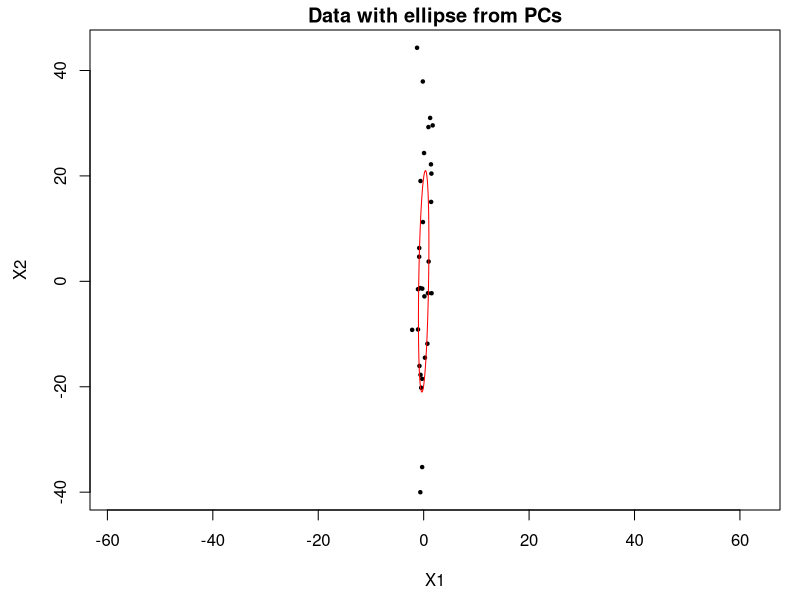

This chart was generated by the following R code:
# Demonstration of PCA in R
# A.B.
library(MASS)

# Normally we begin by reading in a dataset
# For this example we'll generate one
n=30; p=5;

Lambda = diag( c(5,3,2,1,0.75)  )
vec1 = c(1,1,0,0,0)/sqrt(2)
vec2 = c(1,-1,0,0,0)/sqrt(2)
vec3 = c(0,0,1,0,0)
vec4 = c(0,0,0,1,1)/sqrt(2)
vec5 = c(0,0,0,1,-1)/sqrt(2)
V_mat = cbind(vec1,vec2,vec3,vec4,vec5)
Sigma = t(V_mat) %*% Lambda %*% V_mat


# generate data
X = mvrnorm( n, mu=rep(0,p), Sigma = Sigma )
colnames(X) = paste0( 'X', 1:5 )
rownames(X) = as.character(1:n)

X_pca = princomp(X)
print(X_pca$loadings, covmat=TRUE, cutoff = 0)
pca_loadings = X_pca$loadings
loadings_mat = pca_loadings[]

# Large std. dev problem
n=30
set.seed(5)
# generate data
X1 = rnorm(n,sd=1)
X2 = rnorm(n,sd=20)
# look at sample sd
c( sd(X1), sd(X2) ) # factor of 20

X = cbind(X1,X2)
X_pca = princomp(X)
 # pca essentially selects the original coordinates
print(X_pca$loadings,cutoff = 0)

# lets look at ellipse
cov_inv = solve(cov(X))
ellispe_function = function(x,y){
  sqrt(cov_inv[1,1]*x^2 + 2 * cov_inv[1,2] *x * y + cov_inv[2,2] * y^2 ) - 1 
}

x<-seq(min(X1),max(X1),length=500)
y<-seq(min(X2),max(X2),length=500)
z<-outer(x,y, function(x,y){ ellispe_function(x,y) } )

par(oma=c(0,0,0,0),mar=c(4.5,4.5,1.5,1))
lims=range(c(X1,X2))
plot(X1,X2,pch=20,cex=0.7,asp=1,xlim=lims,ylim=lims,main='Data with ellipse from PCs')
contour(x,y,z, col='red',levels=0,drawlabels = FALSE,asp=1,add=TRUE)

